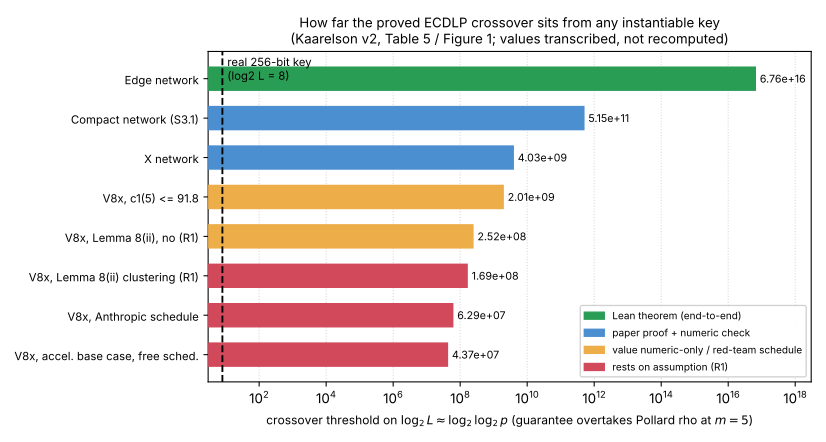

Recreate this plot in Python.
#!/usr/bin/env python3
"""Plot the crossover thresholds recorded in Table 5 / Figure 1 of the
Kaarelson v2 preprint against a real 256-bit key. This lays out recorded
values only (no computation); see docs/leads/2026-11-18/fast-ecdlp-v2-assessment/REPORT.md.

Run: <scratch-venv>/bin/python crossover-thresholds.py
"""
import matplotlib
matplotlib.use("Agg")
matplotlib.rcParams["svg.fonttype"] = "none"  # keep SVG small (lesson L-5b42b657f746)
import matplotlib.pyplot as plt

# (label, threshold log2 L >=, status) — values transcribed from the paper's Table 5.
rows = [
    ("V8x, accel. base case, free sched.", 4.372e7, "needs (R1)"),
    ("V8x, Anthropic schedule", 6.292e7, "needs (R1)"),
    ("V8x, Lemma 8(ii) clustering (R1)", 1.693e8, "needs (R1)"),
    ("V8x, Lemma 8(ii), no (R1)", 2.52e8, "numeric/red-team"),
    ("V8x, c1(5) <= 91.8", 2.014e9, "numeric/red-team"),
    ("X network", 4.027e9, "paper + checked"),
    ("Compact network (S3.1)", 5.154e11, "paper + checked"),
    ("Edge network", 6.756e16, "Lean theorem"),
]
real_key = 8.0  # log2 L for a 256-bit key: p ~ 2^256, L = log2 p ~ 256, log2 L = 8

color = {
    "needs (R1)": "#d1495b",        # red: lowest thresholds, rest on assumption R1
    "numeric/red-team": "#edae49",  # amber: value numeric-only or schedule red-team checked
    "paper + checked": "#4b8fd1",   # blue: paper proof + numeric check
    "Lean theorem": "#2a9d55",      # green: end-to-end Lean
}

labels = [r[0] for r in rows]
vals = [r[1] for r in rows]
stats = [r[2] for r in rows]
y = range(len(rows))

fig, ax = plt.subplots(figsize=(8.6, 4.6))
ax.barh(list(y), vals, color=[color[s] for s in stats], height=0.62, zorder=3)
for yi, v in zip(y, vals):
    ax.text(v * 1.3, yi, f"{v:.3g}", va="center", ha="left", fontsize=8, zorder=4)

ax.axvline(real_key, color="black", ls="--", lw=1.4, zorder=5)
ax.text(real_key * 1.4, len(rows) - 0.4, "real 256-bit key\n(log2 L = 8)",
        fontsize=8.5, va="top", ha="left")

ax.set_xscale("log")
ax.set_xlim(3, 3e18)
ax.set_yticks(list(y))
ax.set_yticklabels(labels, fontsize=8.5)
ax.set_xlabel(r"crossover threshold on $\log_2 L \approx \log_2\log_2 p$ "
              r"(guarantee overtakes Pollard rho at $m=5$)", fontsize=9)
ax.set_title("How far the proved ECDLP crossover sits from any instantiable key\n"
             "(Kaarelson v2, Table 5 / Figure 1; values transcribed, not recomputed)",
             fontsize=10)
ax.grid(axis="x", ls=":", alpha=0.5, zorder=0)

handles = [plt.Rectangle((0, 0), 1, 1, color=c) for c in
           ["#2a9d55", "#4b8fd1", "#edae49", "#d1495b"]]
hl = ["Lean theorem (end-to-end)", "paper proof + numeric check",
      "value numeric-only / red-team schedule", "rests on assumption (R1)"]
ax.legend(handles, hl, fontsize=7.5, loc="lower right", framealpha=0.9)

fig.tight_layout()
fig.savefig("crossover-thresholds.svg")
print("wrote crossover-thresholds.svg")
